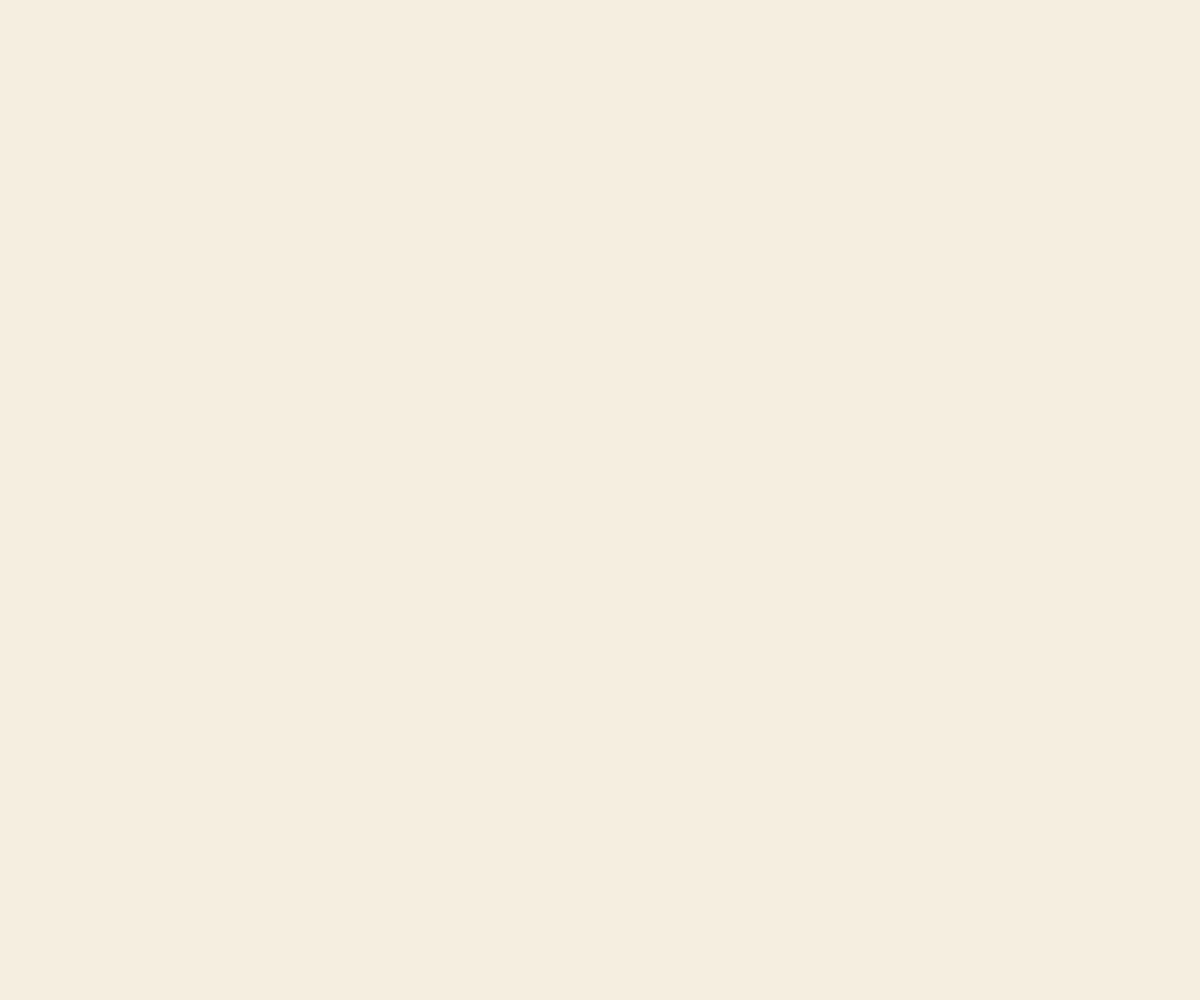
Frame 1 (no input)
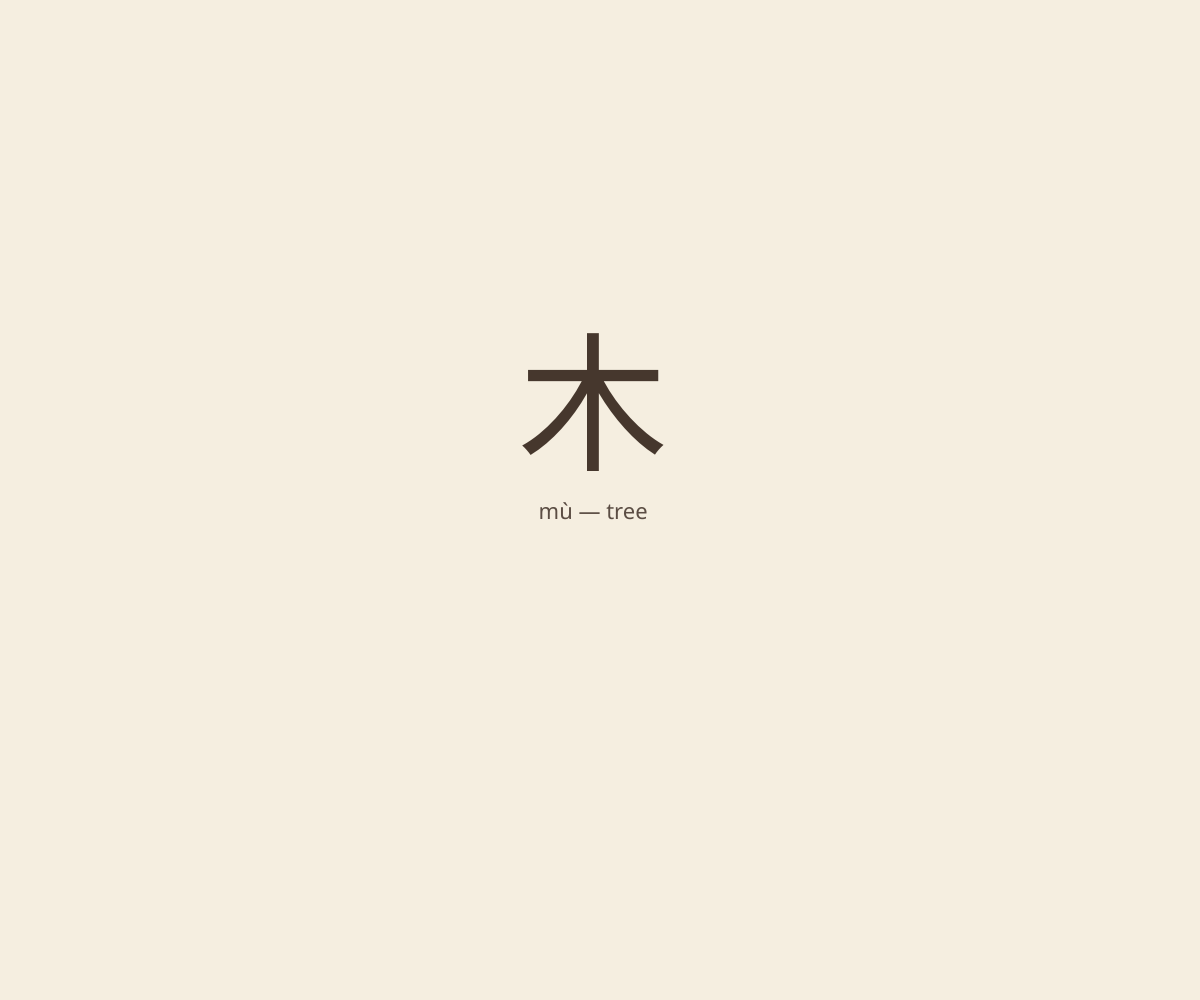
Frame 60 (no input)
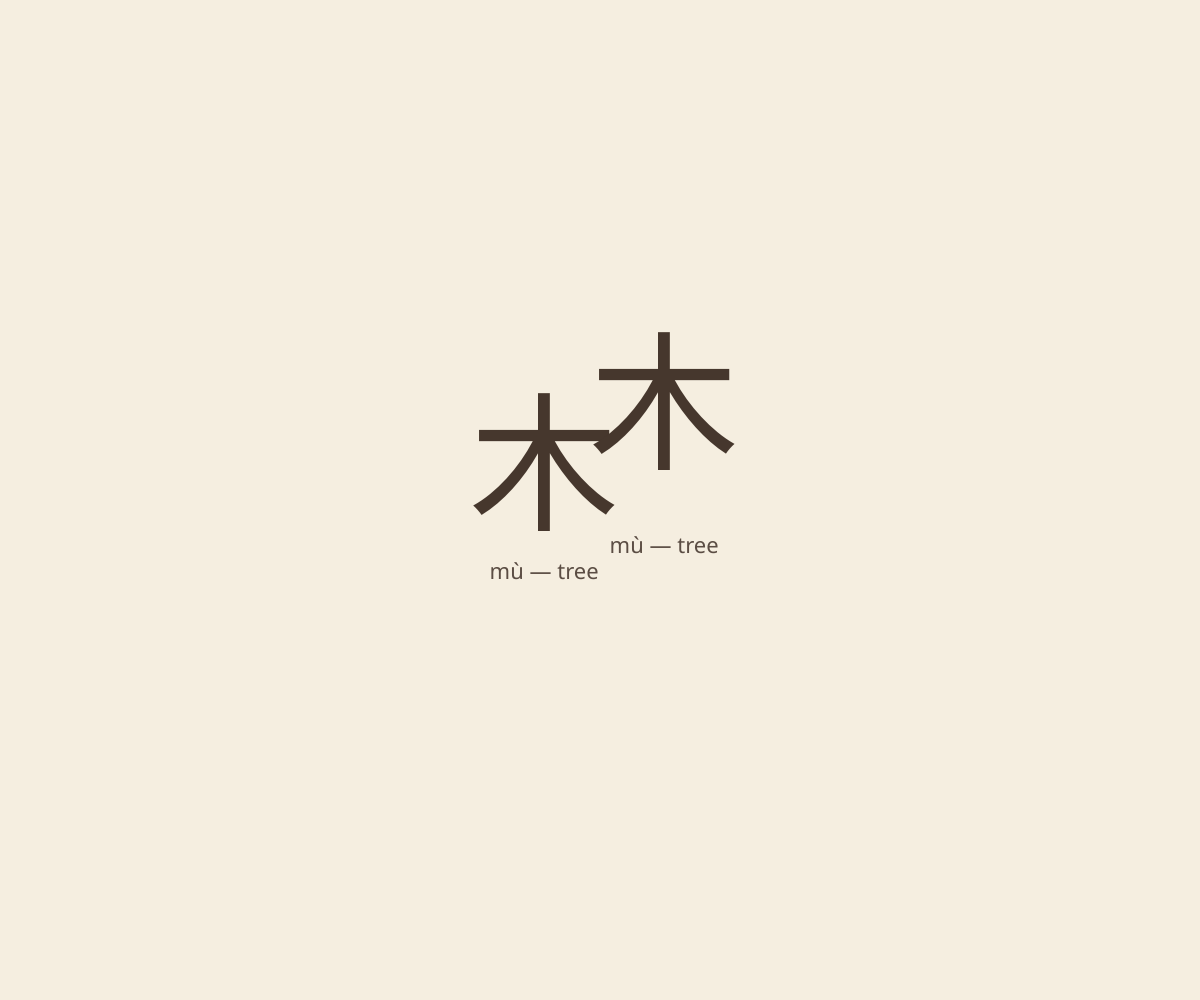
Frame 120 (the mouse pressed at the canvas centre since frame 60)

The p5.js sketch that drew these frames (run headless with seeded random() and noise() and a simulated clock; from frame 60 on, the mouse is pressed at the canvas centre):

// p5.js sketch
// ── sketch.js
const STEPS = [
  { parts: [{ c: "木", dx: 0, pinyin: "mù", meaning: "tree" }],
    fused: "木", fusedPinyin: "mù", fusedMeaning: "tree" },

  { parts: [{ c: "木", dx: -40, pinyin: "mù", meaning: "tree" },
            { c: "木", dx: 40,  pinyin: "mù", meaning: "tree" }],
    fused: "林", fusedPinyin: "lín", fusedMeaning: "grove — two trees together" },

  { parts: [{ c: "木", dx: -55, pinyin: "mù", meaning: "tree" },
            { c: "木", dx: 0,   pinyin: "mù", meaning: "tree" },
            { c: "木", dx: 55,  pinyin: "mù", meaning: "tree" }],
    fused: "森", fusedPinyin: "sēn", fusedMeaning: "forest — three trees" },

  { parts: [{ c: "日", dx: -45, pinyin: "rì",  meaning: "sun" },
            { c: "月", dx: 45,  pinyin: "yuè", meaning: "moon" }],
    fused: "明", fusedPinyin: "míng", fusedMeaning: "bright — sun and moon together" },

  { parts: [{ c: "人", dx: -45, pinyin: "rén", meaning: "person" },
            { c: "木", dx: 45,  pinyin: "mù",  meaning: "tree" }],
    fused: "休", fusedPinyin: "xiū", fusedMeaning: "rest — a person leaning on a tree" },

  { parts: [{ c: "女", dx: -45, pinyin: "nǚ", meaning: "woman" },
            { c: "子", dx: 45,  pinyin: "zǐ", meaning: "child" }],
    fused: "好", fusedPinyin: "hǎo", fusedMeaning: "good — a woman with a child" },

  { parts: [{ c: "日", dx: -55, pinyin: "rì",  meaning: "sun" },
            { c: "本", dx: 55,  pinyin: "běn", meaning: "origin / root" }],
    fused: null, summaryPinyin: "Rìběn", summaryMeaning: "Japan — \"origin of the sun\"" },

  { parts: [{ c: "中", dx: -55, pinyin: "zhōng", meaning: "middle" },
            { c: "国", dx: 55,  pinyin: "guó",   meaning: "country / kingdom" }],
    fused: null, summaryPinyin: "Zhōngguó", summaryMeaning: "China — \"the middle kingdom\"" }
];

// timing, in frames (60 frames ~ 1 second) 
const FLY_END = 90;          // parts arrive
const HOLD_PARTS_END = 210;  // hold, so each part's own caption can be read
const FUSE_END = 270;        // (fused steps) crossfade to the fused glyph
const SUMMARY_END = 260;     // (word-pair steps) final caption fades in
const STEP_FRAMES = 430;     // total length of one step
const OUT_START = STEP_FRAMES - 50;

let stepIndex = 0;
let stepStart = 0;
let starts = [];
let fontReady = false;

async function setup() {
  createCanvas(windowWidth, windowHeight);
  textAlign(CENTER, CENTER);
  try {
    await document.fonts.load('700 140px "Noto Serif SC"');
    await document.fonts.load('600 32px "Noto Sans"');
    await document.fonts.ready;
  } catch (e) {
    // if the font API isn't available, we still draw with the fallback font
  }
  fontReady = true;
  newStarts();
}

function windowResized() {
  resizeCanvas(windowWidth, windowHeight);
}

function mousePressed() {
  advanceStep();
}

function newStarts() {
  starts = STEPS[stepIndex].parts.map(() => {
    let a = random(TWO_PI);
    let r = max(width, height) * 0.7;
    return { x: cos(a) * r, y: sin(a) * r };
  });
}

function advanceStep() {
  stepIndex = (stepIndex + 1) % STEPS.length;
  stepStart = frameCount;
  newStarts();
}

function easeOutCubic(t) {
  return 1 - pow(1 - t, 3);
}

function draw() {
  background(245, 238, 224);
  if (!fontReady) return;

  let elapsed = frameCount - stepStart;
  if (elapsed >= STEP_FRAMES) {
    advanceStep();
    elapsed = 0;
  }

  let step = STEPS[stepIndex];
  let cx = width / 2, cy = height / 2 - height * 0.05;

  let flyT = constrain(elapsed / FLY_END, 0, 1);
  let fuseT = constrain((elapsed - HOLD_PARTS_END) / (FUSE_END - HOLD_PARTS_END), 0, 1);
  let summaryT = constrain((elapsed - HOLD_PARTS_END) / (SUMMARY_END - HOLD_PARTS_END), 0, 1);
  let outT = constrain((elapsed - OUT_START) / (STEP_FRAMES - OUT_START), 0, 1);
  let globalAlpha = 1 - outT;

  let partSize = min(width, height) * 0.15;
  let fusedSize = min(width, height) * 0.24;
  let partCapSize = min(width, height) * 0.022;
  let mainCapSize = min(width, height) * 0.034;

  // the parts, each carrying its own caption underneath 
  let partsAlpha = step.fused ? (1 - fuseT) : 1;
  if (partsAlpha > 0.01) {
    for (let i = 0; i < step.parts.length; i++) {
      let p = step.parts[i];
      let s = starts[i];
      let ex = easeOutCubic(flyT);
      let x = lerp(cx + s.x, cx + p.dx * (partSize / 90), ex);
      let y = lerp(cy + s.y, cy, ex);

      textFont("Noto Serif SC");
      textSize(partSize);
      fill(70, 55, 45, 255 * partsAlpha * globalAlpha);
      text(p.c, x, y);

      // the caption fades in only once the part is close to arriving, and travels with it
      // captions alternate onto two rows so they never collide, even when their characters sit close together
      let capAlpha = constrain(map(ex, 0.7, 1, 0, 1), 0, 1);
      let row = i % 2;
      textFont("Noto Sans");
      textSize(partCapSize);
      fill(70, 55, 45, 255 * capAlpha * partsAlpha * globalAlpha);
      text(p.pinyin + " — " + p.meaning, x, y + partSize * 0.62 + row * partCapSize * 1.6);
    }
  }

  // the fused character, crossfading in once the parts have arrived
  if (step.fused) {
    let a = fuseT;
    if (a > 0.01) {
      textFont("Noto Serif SC");
      textSize(fusedSize);
      fill(120, 25, 25, 255 * a * globalAlpha);
      text(step.fused, cx, cy);

      textFont("Noto Sans");
      textSize(mainCapSize);
      fill(70, 55, 45, 255 * a * globalAlpha);
      text(step.fusedPinyin + "  —  " + step.fusedMeaning, cx, cy + fusedSize * 0.62);
    }
  } else if (summaryT > 0.01) {
    // two-character words : a final combined caption, below everything
    let capY = cy + partSize * 0.62 + partCapSize * 4.2;
    textFont("Noto Sans");
    textSize(mainCapSize);
    fill(120, 25, 25, 255 * summaryT * globalAlpha);
    text(step.summaryPinyin + "  —  " + step.summaryMeaning, cx, capY);
  }
}
